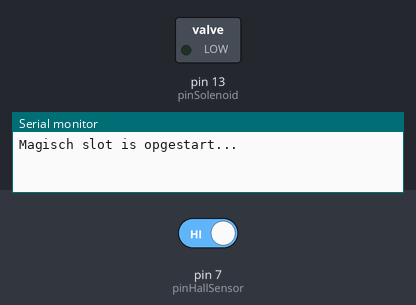
A program run on a simulated Arduino Uno, built with avr-gcc and run on an emulated ATmega328P. On the bench: switched loads named in the program (green lamp = pin HIGH), the last lines printed to the serial monitor. Inputs (shaded band) come from the test bench; at power-on: pin 7 (pinHallSensor) HIGH.

Above: at 1.2 s.
1.3 s: pin 7 (pinHallSensor) driven LOW
At 2.1 s:
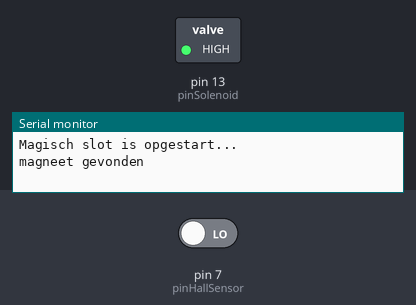
4.3 s: pin 7 (pinHallSensor) driven HIGH
At 4.9 s:
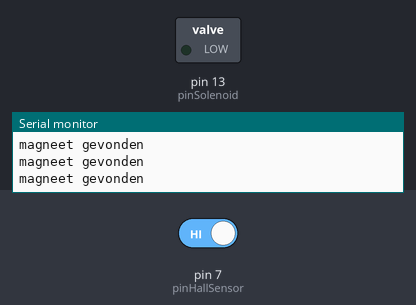
Timing chart, 0 to 7.3 s (numbered marks = the images above; inputs shaded):
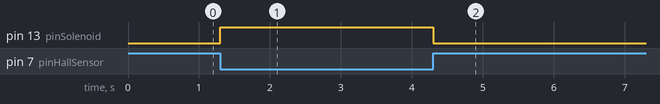

Measured:
- after the input at 1.3 s, pin 13 (pinSolenoid): LOW → HIGH at once
- after the input at 4.3 s, pin 13 (pinSolenoid): HIGH → LOW at once

The program:

main.cpp
```cpp
#include <Arduino.h>

#define pinHallSensor 7 // Eender welke digitale pin is ok, maar 7 is een cool priemgetal :)
#define pinSolenoid 13 // pin 13 is ook verbonden met een led op de arduino, handig dus om de schakeling te testen, ook als de solenoïd er niet aan hangt

bool isOpen; // variabele om bij te houden of de solenoïd open mag of niet
const int delayOpen = 1000; // tijd dat de solenoïd open is. Is in miliseconden, dus 1000 wil zeggen: 1 seconde

/**
 * Functie om te kijken of de magneet in de buurt van de hall sensor is
 * Als dat zo is, dan wordt de variabele isOpen op true gezet, anders op false
 */
void checkHallSensor() {
    if (digitalRead(pinHallSensor) == 0) {
      Serial.println("magneet gevonden");
      isOpen = true;
    } else {
      isOpen = false;
    }
}

/**
 * Functie om de solenoïd te schakelen, afhankelijk van de waarde in variabele isOpen
 * als die true is, dan HIGH = stroom naar de tip120 transistor die de solenoïd stroom geeft
 */
void switchSolenoid() {
    if (isOpen) {
        digitalWrite(pinSolenoid, HIGH);
        delay(delayOpen);
        digitalWrite(pinSolenoid, LOW);
    }
}

/**
 * setup() wordt één keer uitgevoerd bij het opstarten van de arduino
 *
 */
void setup() {
    pinMode(pinHallSensor, INPUT); // de poort van de hall sensor klaar maken om uit te lezen
    pinMode(pinSolenoid, OUTPUT); // de poort van de tip120 klaar maken om stroom naar te sturen
    digitalWrite(pinSolenoid, LOW); // LOW = geen stroom, dus de transistor en solenoïd staan uit

    Serial.begin(115200); // Via de Serial monitor kan je debug info uitlezen
    Serial.println("Magisch slot is opgestart...");
}

void loop() {
    checkHallSensor();
    switchSolenoid();
}
```
